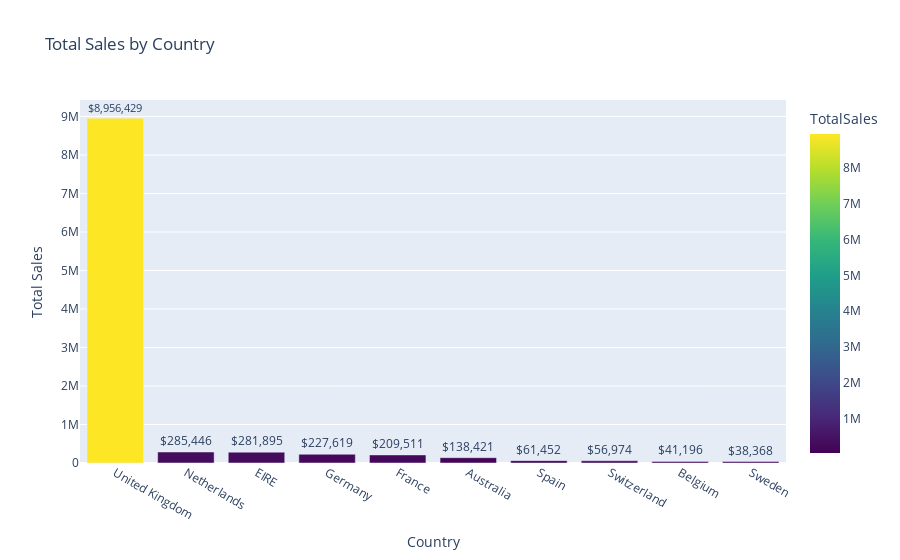

Write notebook code for a chart like this one.
### Code cell
# Create a bar plot for Total Sales by Country
fig_country_sales = px.bar(country_sales.head(10),
                           x='Country', y='TotalSales',
                           title='Total Sales by Country',
                           color='TotalSales',
                           text=country_sales.head(10)['TotalSales'].apply(lambda x: f"${x:,.0f}"),
                           color_continuous_scale='viridis')
fig_country_sales.update_traces(textposition='outside')
fig_country_sales.update_layout(xaxis_title="Country",
                                yaxis_title="Total Sales",
                                bargap=0.2,
                                height=600)
fig_country_sales.show()

### Figure 1 — Plotly figure (JSON) as saved in the notebook; plotly's stock layout.template omitted (floating-point values rounded to 4 significant figures)
{"data": [{"alignmentgroup": "True", "hovertemplate": "Country=%{x}<br>TotalSales=%{marker.color}<br>text=%{text}<extra></extra>", "legendgroup": "", "marker": {"color": [8956000.0, 285400.0, 281900.0, 227600.0, 209500.0, 138400.0, 61450.0, 56970.0, 41200.0, 38370.0], "coloraxis": "coloraxis", "pattern": {"shape": ""}}, "name": "", "offsetgroup": "", "orientation": "v", "showlegend": false, "text": ["$8,956,429", "$285,446", "$281,895", "$227,619", "$209,511", "$138,421", "$61,452", "$56,974", "$41,196", "$38,368"], "textposition": "outside", "type": "bar", "x": ["United Kingdom", "Netherlands", "EIRE", "Germany", "France", "Australia", "Spain", "Switzerland", "Belgium", "Sweden"], "xaxis": "x", "y": [8956000.0, 285400.0, 281900.0, 227600.0, 209500.0, 138400.0, 61450.0, 56970.0, 41200.0, 38370.0], "yaxis": "y"}], "layout": {"autosize": true, "bargap": 0.2, "barmode": "relative", "coloraxis": {"colorbar": {"title": {"text": "TotalSales"}}, "colorscale": [[0, "#440154"], [0.1111, "#482878"], [0.2222, "#3e4989"], [0.3333, "#31688e"], [0.4444, "#26828e"], [0.5556, "#1f9e89"], [0.6667, "#35b779"], [0.7778, "#6ece58"], [0.8889, "#b5de2b"], [1, "#fde725"]]}, "legend": {"tracegroupgap": 0}, "title": {"text": "Total Sales by Country"}, "xaxis": {"anchor": "y", "autorange": true, "domain": [0, 1], "range": [-0.5, 9.5], "title": {"text": "Country"}, "type": "category"}, "yaxis": {"anchor": "x", "autorange": true, "domain": [0, 1], "range": [0, 9428000.0], "title": {"text": "Total Sales"}, "type": "linear"}}}
